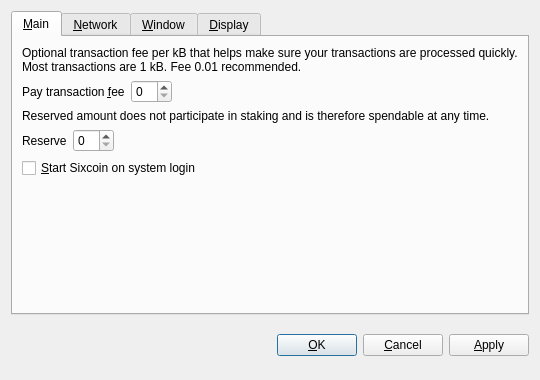
<?xml version="1.0" encoding="UTF-8"?>
<ui version="4.0">
 <class>OptionsDialog</class>
 <widget class="QDialog" name="OptionsDialog">
  <property name="geometry">
   <rect>
    <x>0</x>
    <y>0</y>
    <width>540</width>
    <height>380</height>
   </rect>
  </property>
  <property name="windowTitle">
   <string>Options</string>
  </property>
  <property name="modal">
   <bool>true</bool>
  </property>
  <layout class="QVBoxLayout" name="verticalLayout">
   <item>
    <widget class="QTabWidget" name="tabWidget">
     <property name="tabPosition">
      <enum>QTabWidget::North</enum>
     </property>
     <property name="currentIndex">
      <number>0</number>
     </property>
     <widget class="QWidget" name="tabMain">
      <attribute name="title">
       <string>&amp;Main</string>
      </attribute>
      <layout class="QVBoxLayout" name="verticalLayout_Main">
       <item>
        <widget class="QLabel" name="transactionFeeInfoLabel">
         <property name="text">
          <string>Optional transaction fee per kB that helps make sure your transactions are processed quickly. Most transactions are 1 kB. Fee 0.01 recommended.</string>
         </property>
         <property name="textFormat">
          <enum>Qt::PlainText</enum>
         </property>
         <property name="wordWrap">
          <bool>true</bool>
         </property>
        </widget>
       </item>
       <item>
        <layout class="QHBoxLayout" name="horizontalLayoutFee">
         <item>
          <widget class="QLabel" name="transactionFeeLabel">
           <property name="text">
            <string>Pay transaction &amp;fee</string>
           </property>
           <property name="textFormat">
            <enum>Qt::PlainText</enum>
           </property>
           <property name="buddy">
            <cstring>transactionFee</cstring>
           </property>
          </widget>
         </item>
         <item>
          <widget class="BitcoinAmountField" name="transactionFee"/>
         </item>
         <item>
          <spacer name="horizontalSpacerFee">
           <property name="orientation">
            <enum>Qt::Horizontal</enum>
           </property>
           <property name="sizeHint" stdset="0">
            <size>
             <width>40</width>
             <height>20</height>
            </size>
           </property>
          </spacer>
         </item>
        </layout>
       </item>
       <item>
        <widget class="QLabel" name="reserveBalanceInfoLabel">
         <property name="text">
          <string>Reserved amount does not participate in staking and is therefore spendable at any time.</string>
         </property>
         <property name="textFormat">
          <enum>Qt::PlainText</enum>
         </property>
         <property name="wordWrap">
          <bool>true</bool>
         </property>
        </widget>
       </item>
       <item>
        <layout class="QHBoxLayout" name="horizontalLayoutReserveBalance">
         <item>
          <widget class="QLabel" name="reserveBalanceLabel">
           <property name="text">
            <string>Reserve</string>
           </property>
           <property name="textFormat">
            <enum>Qt::PlainText</enum>
           </property>
           <property name="buddy">
            <cstring>reserveBalance</cstring>
           </property>
          </widget>
         </item>
         <item>
          <widget class="BitcoinAmountField" name="reserveBalance"/>
         </item>
         <item>
          <spacer name="horizontalSpacerReserveBalance">
           <property name="orientation">
            <enum>Qt::Horizontal</enum>
           </property>
           <property name="sizeHint" stdset="0">
            <size>
             <width>40</width>
             <height>20</height>
            </size>
           </property>
          </spacer>
         </item>
        </layout>
       </item>
       <item>
        <widget class="QCheckBox" name="bitcoinAtStartup">
         <property name="toolTip">
          <string>Automatically start Sixcoin after logging in to the system.</string>
         </property>
         <property name="text">
          <string>&amp;Start Sixcoin on system login</string>
         </property>
        </widget>
       </item>
       <item>
        <spacer name="verticalSpacer_Main">
         <property name="orientation">
          <enum>Qt::Vertical</enum>
         </property>
         <property name="sizeHint" stdset="0">
          <size>
           <width>20</width>
           <height>40</height>
          </size>
         </property>
        </spacer>
       </item>
      </layout>
     </widget>
     <widget class="QWidget" name="tabNetwork">
      <attribute name="title">
       <string>&amp;Network</string>
      </attribute>
      <layout class="QVBoxLayout" name="verticalLayout_Network">
       <item>
        <widget class="QCheckBox" name="mapPortUpnp">
         <property name="toolTip">
          <string>Automatically open the Sixcoin client port on the router. This only works when your router supports UPnP and it is enabled.</string>
         </property>
         <property name="text">
          <string>Map port using &amp;UPnP</string>
         </property>
        </widget>
       </item>
       <item>
        <widget class="QCheckBox" name="connectSocks">
         <property name="toolTip">
          <string>Connect to the Sixcoin network through a SOCKS proxy (e.g. when connecting through Tor).</string>
         </property>
         <property name="text">
          <string>&amp;Connect through SOCKS proxy:</string>
         </property>
        </widget>
       </item>
       <item>
        <layout class="QHBoxLayout" name="horizontalLayout_Network">
         <item>
          <widget class="QLabel" name="proxyIpLabel">
           <property name="text">
            <string>Proxy &amp;IP:</string>
           </property>
           <property name="textFormat">
            <enum>Qt::PlainText</enum>
           </property>
           <property name="buddy">
            <cstring>proxyIp</cstring>
           </property>
          </widget>
         </item>
         <item>
          <widget class="QValidatedLineEdit" name="proxyIp">
           <property name="maximumSize">
            <size>
             <width>140</width>
             <height>16777215</height>
            </size>
           </property>
           <property name="toolTip">
            <string>IP address of the proxy (e.g. 127.0.0.1)</string>
           </property>
          </widget>
         </item>
         <item>
          <widget class="QLabel" name="proxyPortLabel">
           <property name="text">
            <string>&amp;Port:</string>
           </property>
           <property name="textFormat">
            <enum>Qt::PlainText</enum>
           </property>
           <property name="buddy">
            <cstring>proxyPort</cstring>
           </property>
          </widget>
         </item>
         <item>
          <widget class="QLineEdit" name="proxyPort">
           <property name="maximumSize">
            <size>
             <width>55</width>
             <height>16777215</height>
            </size>
           </property>
           <property name="toolTip">
            <string>Port of the proxy (e.g. 9050)</string>
           </property>
          </widget>
         </item>
         <item>
          <widget class="QLabel" name="socksVersionLabel">
           <property name="text">
            <string>SOCKS &amp;Version:</string>
           </property>
           <property name="textFormat">
            <enum>Qt::PlainText</enum>
           </property>
           <property name="buddy">
            <cstring>socksVersion</cstring>
           </property>
          </widget>
         </item>
         <item>
          <widget class="QValueComboBox" name="socksVersion">
           <property name="toolTip">
            <string>SOCKS version of the proxy (e.g. 5)</string>
           </property>
          </widget>
         </item>
         <item>
          <spacer name="horizontalSpacer_Network">
           <property name="orientation">
            <enum>Qt::Horizontal</enum>
           </property>
           <property name="sizeHint" stdset="0">
            <size>
             <width>40</width>
             <height>20</height>
            </size>
           </property>
          </spacer>
         </item>
        </layout>
       </item>
       <item>
        <spacer name="verticalSpacer_Network">
         <property name="orientation">
          <enum>Qt::Vertical</enum>
         </property>
         <property name="sizeHint" stdset="0">
          <size>
           <width>20</width>
           <height>40</height>
          </size>
         </property>
        </spacer>
       </item>
      </layout>
     </widget>
     <widget class="QWidget" name="tabWindow">
      <attribute name="title">
       <string>&amp;Window</string>
      </attribute>
      <layout class="QVBoxLayout" name="verticalLayout_Window">
       <item>
        <widget class="QCheckBox" name="minimizeToTray">
         <property name="toolTip">
          <string>Show only a tray icon after minimizing the window.</string>
         </property>
         <property name="text">
          <string>&amp;Minimize to the tray instead of the taskbar</string>
         </property>
        </widget>
       </item>
       <item>
        <widget class="QCheckBox" name="minimizeOnClose">
         <property name="toolTip">
          <string>Minimize instead of exit the application when the window is closed. When this option is enabled, the application will be closed only after selecting Quit in the menu.</string>
         </property>
         <property name="text">
          <string>M&amp;inimize on close</string>
         </property>
        </widget>
       </item>
       <item>
        <spacer name="verticalSpacer_Window">
         <property name="orientation">
          <enum>Qt::Vertical</enum>
         </property>
         <property name="sizeHint" stdset="0">
          <size>
           <width>20</width>
           <height>40</height>
          </size>
         </property>
        </spacer>
       </item>
      </layout>
     </widget>
     <widget class="QWidget" name="tabDisplay">
      <attribute name="title">
       <string>&amp;Display</string>
      </attribute>
      <layout class="QVBoxLayout" name="verticalLayout_Display">
       <item>
        <layout class="QHBoxLayout" name="horizontalLayout_1_Display">
         <item>
          <widget class="QLabel" name="langLabel">
           <property name="text">
            <string>User Interface &amp;language:</string>
           </property>
           <property name="textFormat">
            <enum>Qt::PlainText</enum>
           </property>
           <property name="buddy">
            <cstring>lang</cstring>
           </property>
          </widget>
         </item>
         <item>
          <widget class="QValueComboBox" name="lang">
           <property name="toolTip">
            <string>The user interface language can be set here. This setting will take effect after restarting Sixcoin.</string>
           </property>
          </widget>
         </item>
        </layout>
       </item>
       <item>
        <layout class="QHBoxLayout" name="horizontalLayout_2_Display">
         <item>
          <widget class="QLabel" name="unitLabel">
           <property name="text">
            <string>&amp;Unit to show amounts in:</string>
           </property>
           <property name="textFormat">
            <enum>Qt::PlainText</enum>
           </property>
           <property name="buddy">
            <cstring>unit</cstring>
           </property>
          </widget>
         </item>
         <item>
          <widget class="QValueComboBox" name="unit">
           <property name="toolTip">
            <string>Choose the default subdivision unit to show in the interface and when sending coins.</string>
           </property>
          </widget>
         </item>
        </layout>
       </item>
       <item>
        <widget class="QCheckBox" name="displayAddresses">
         <property name="toolTip">
          <string>Whether to show Sixcoin addresses in the transaction list or not.</string>
         </property>
         <property name="text">
          <string>&amp;Display addresses in transaction list</string>
         </property>
        </widget>
       </item>
       <item>
        <widget class="QCheckBox" name="coinControlFeatures">
         <property name="toolTip">
          <string>Whether to show coin control features or not.</string>
         </property>
         <property name="text">
          <string>Display coin &amp;control features (experts only!)</string>
         </property>
        </widget>
       </item>
       <item>
        <spacer name="verticalSpacer_Display">
         <property name="orientation">
          <enum>Qt::Vertical</enum>
         </property>
         <property name="sizeHint" stdset="0">
          <size>
           <width>20</width>
           <height>40</height>
          </size>
         </property>
        </spacer>
       </item>
      </layout>
     </widget>
    </widget>
   </item>
   <item>
    <layout class="QHBoxLayout" name="horizontalLayout_Buttons">
     <item>
      <spacer name="horizontalSpacer_1">
       <property name="orientation">
        <enum>Qt::Horizontal</enum>
       </property>
       <property name="sizeHint" stdset="0">
        <size>
         <width>40</width>
         <height>48</height>
        </size>
       </property>
      </spacer>
     </item>
     <item>
      <widget class="QLabel" name="statusLabel">
       <property name="font">
        <font>
         <weight>75</weight>
         <bold>true</bold>
        </font>
       </property>
       <property name="text">
        <string/>
       </property>
       <property name="textFormat">
        <enum>Qt::PlainText</enum>
       </property>
       <property name="wordWrap">
        <bool>true</bool>
       </property>
      </widget>
     </item>
     <item>
      <spacer name="horizontalSpacer_2">
       <property name="orientation">
        <enum>Qt::Horizontal</enum>
       </property>
       <property name="sizeHint" stdset="0">
        <size>
         <width>40</width>
         <height>48</height>
        </size>
       </property>
      </spacer>
     </item>
     <item>
      <widget class="QPushButton" name="okButton">
       <property name="text">
        <string>&amp;OK</string>
       </property>
      </widget>
     </item>
     <item>
      <widget class="QPushButton" name="cancelButton">
       <property name="text">
        <string>&amp;Cancel</string>
       </property>
       <property name="autoDefault">
        <bool>false</bool>
       </property>
      </widget>
     </item>
     <item>
      <widget class="QPushButton" name="applyButton">
       <property name="text">
        <string>&amp;Apply</string>
       </property>
       <property name="autoDefault">
        <bool>false</bool>
       </property>
      </widget>
     </item>
    </layout>
   </item>
  </layout>
 </widget>
 <customwidgets>
  <customwidget>
   <class>BitcoinAmountField</class>
   <extends>QSpinBox</extends>
   <header>bitcoinamountfield.h</header>
  </customwidget>
  <customwidget>
   <class>QValueComboBox</class>
   <extends>QComboBox</extends>
   <header>qvaluecombobox.h</header>
  </customwidget>
  <customwidget>
   <class>QValidatedLineEdit</class>
   <extends>QLineEdit</extends>
   <header>qvalidatedlineedit.h</header>
  </customwidget>
 </customwidgets>
 <resources/>
 <connections/>
</ui>
